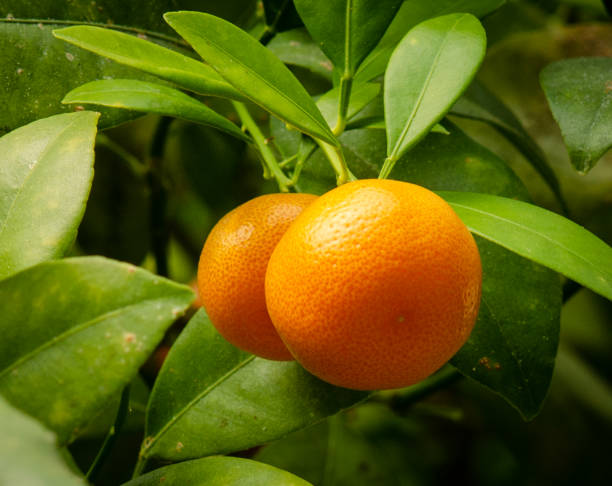
#> input picture assets/image_ops_sample1.jpg, 612 x 486 px
$ python -i preprocessing.py   (imports and definitions only)   (older library calls are emulated)
#> lines starting #> are read from the running program, lines starting #| are printed output that depends on the picture; after the words box and inside, x2 and y2 are one past the last pixel; in counts of white or black regions, pixels touching at a corner belong together
#> further down, picture is the input picture: shape (486, 612, 3); mean B, G, R 16.1, 96.4, 93.9
from typing import List, Optional, Tuple, Union

import cv2
import numpy as np


# [107 lines left out: functions blend, add_padding, not called in this run]


def detect_edges(
    image: np.ndarray,
    method: str = "canny",
    threshold1: int = 100,
    threshold2: int = 200,
    ksize: int = 3,
) -> Optional[np.ndarray]:
    """
    Detect edges in an image using specified methods.

    Args:
        image (np.ndarray): Input image (should be in grayscale for most methods).
        method (str): Edge detection method ('canny', 'sobel', 'laplacian').
        threshold1 (int): First threshold for edge detection (used in 'canny').
        threshold2 (int): Second threshold for edge detection (used in 'canny').
        ksize (int): Kernel size for Sobel/Laplacian filters (must be odd and greater than 1).

    Returns:
        Optional[np.ndarray]: Image with detected edges, or None if an error occurs.
    """
#> called with method = 'canny', threshold1 = 100, threshold2 = 200, ksize = 3
    try:
        if image is None:
            raise ValueError("Input image is None. Cannot perform edge detection.")

        if method not in ["canny", "sobel", "laplacian"]:
            raise ValueError(
                f"Unsupported method '{method}'. Supported methods: 'canny', 'sobel', 'laplacian'."
            )

        # Ensure the input image is grayscale
        if len(image.shape) == 3:
            gray_image = cv2.cvtColor(image, cv2.COLOR_BGR2GRAY)
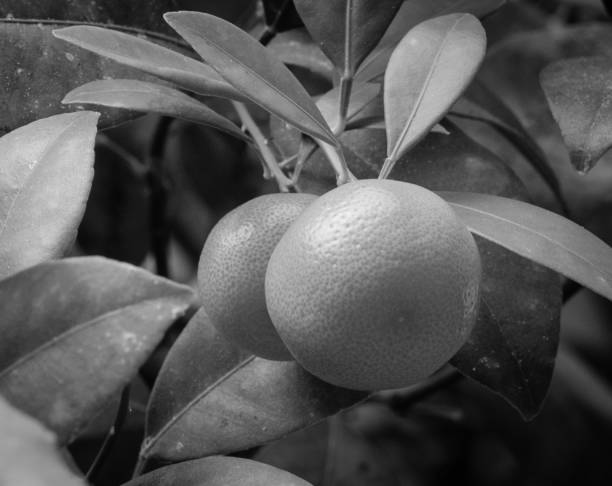
#> gray_image: shape (486, 612); min 1, max 242, mean 86.5
        else:
            gray_image = image

        # Apply the chosen edge detection method
        if method == "canny":
            # Canny edge detection
            edges = cv2.Canny(gray_image, threshold1, threshold2)
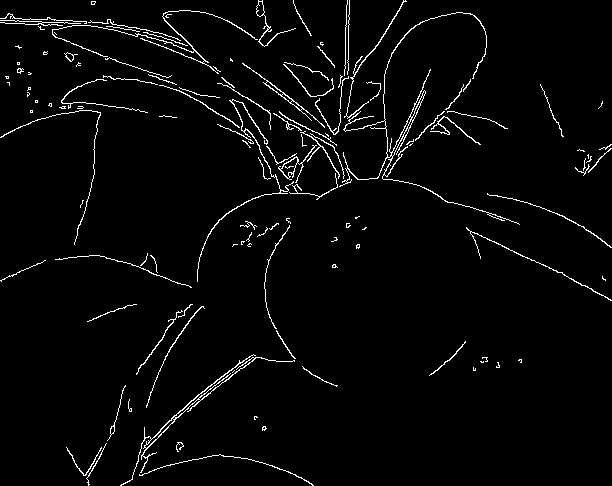
#> edges: shape (486, 612); 2.9% white in thin lines or dots
        elif method == "sobel":
            # Sobel edge detection (X and Y gradients)
            sobelx = cv2.Sobel(gray_image, cv2.CV_64F, 1, 0, ksize=ksize)  # Sobel X
            sobely = cv2.Sobel(gray_image, cv2.CV_64F, 0, 1, ksize=ksize)  # Sobel Y
            # Combine gradients to get edge magnitude
            edges = cv2.magnitude(sobelx, sobely).astype(np.uint8)
        elif method == "laplacian":
            # Laplacian edge detection
            edges = cv2.Laplacian(gray_image, cv2.CV_64F, ksize=ksize).astype(np.uint8)

        return edges

    except Exception as e:
        print(f"Error detecting edges: {e}")
        return None


# [137 lines left out: functions extract_contours, blend_with_mask, not called in this run]

>>> import cv2
>>> picture = cv2.imread('../../../assets/image_ops_sample1.jpg')
>>> result = detect_edges(picture)

$ run again, on assets/image_ops_sample2.jpg
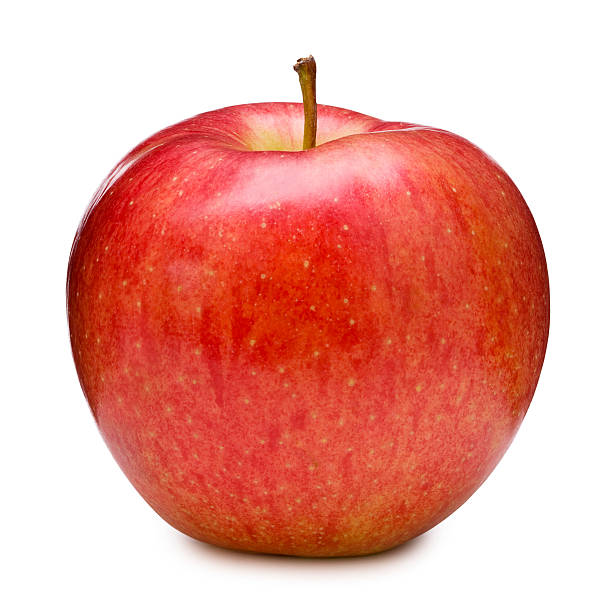
#> input picture assets/image_ops_sample2.jpg, 612 x 612 px
#> picture is the input picture: shape (612, 612, 3); mean B, G, R 157.2, 167.1, 234.1
#> in detect_edges, `gray_image = cv2.cvtColor(image, cv2.COLOR_BGR2GRAY)`:
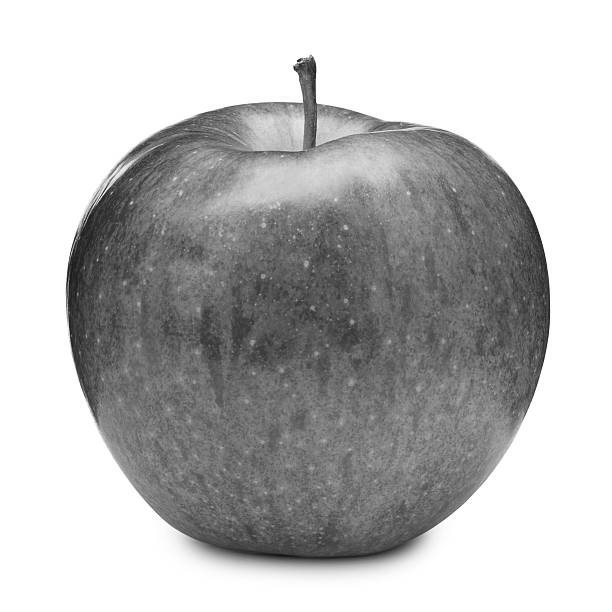
#> gray_image: shape (612, 612); min 13, max 255, mean 186
#> in detect_edges, `edges = cv2.Canny(gray_image, threshold1, threshold2)`:
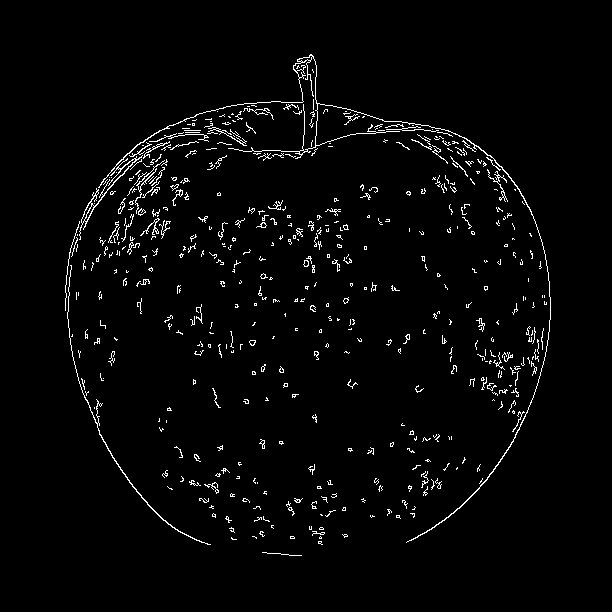
#> edges: shape (612, 612); 2.5% white in thin lines or dots, all inside (x1, y1, x2, y2) = (65, 54, 551, 556)

$ run again, on assets/image_ops_sample3.png
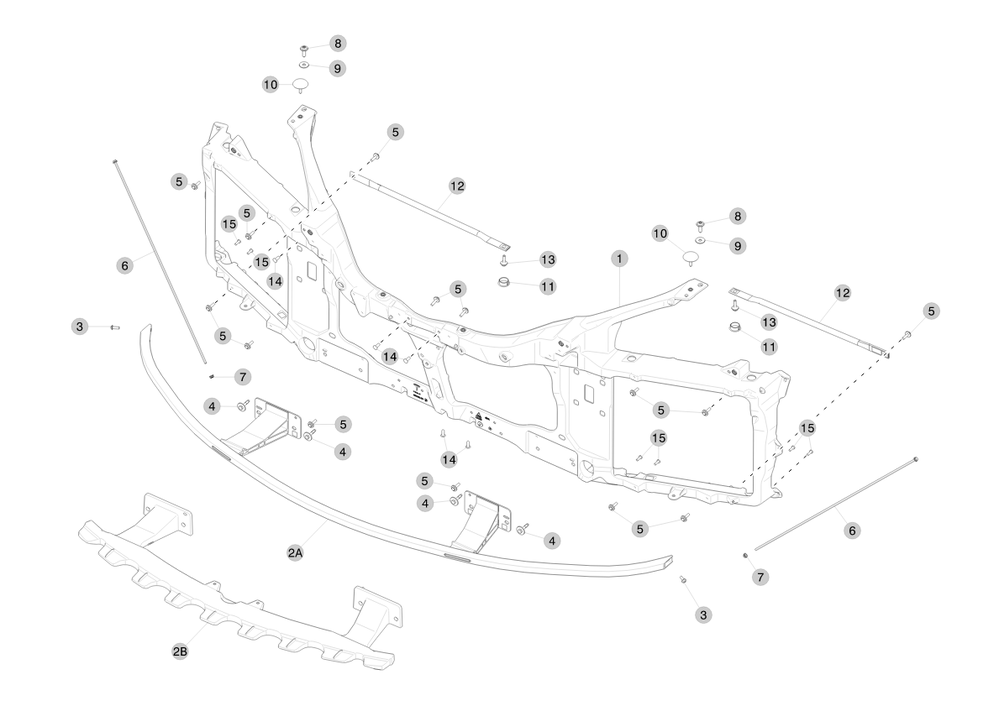
#> input picture assets/image_ops_sample3.png, 999 x 706 px, shrunk from 1189 x 841 before the run
#> picture is the input picture: shape (706, 999, 3); min 0, max 255, mean 252
#> in detect_edges, `edges = cv2.Canny(gray_image, threshold1, threshold2)`:
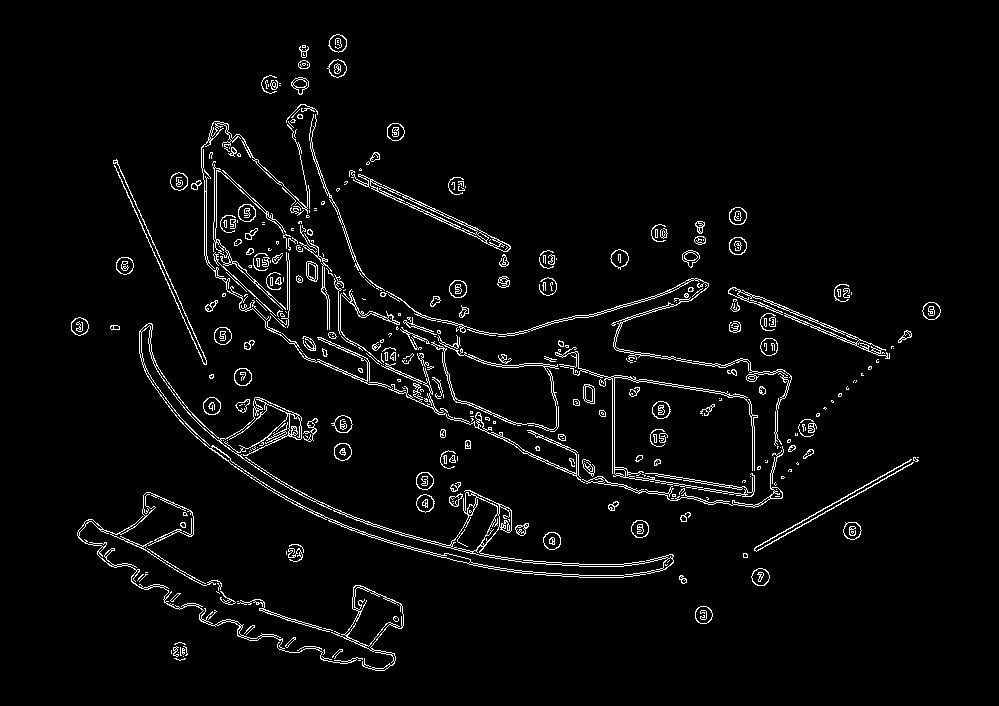
#> edges: shape (706, 999); 3.6% white in thin lines or dots, all inside (x1, y1, x2, y2) = (71, 34, 941, 671)
